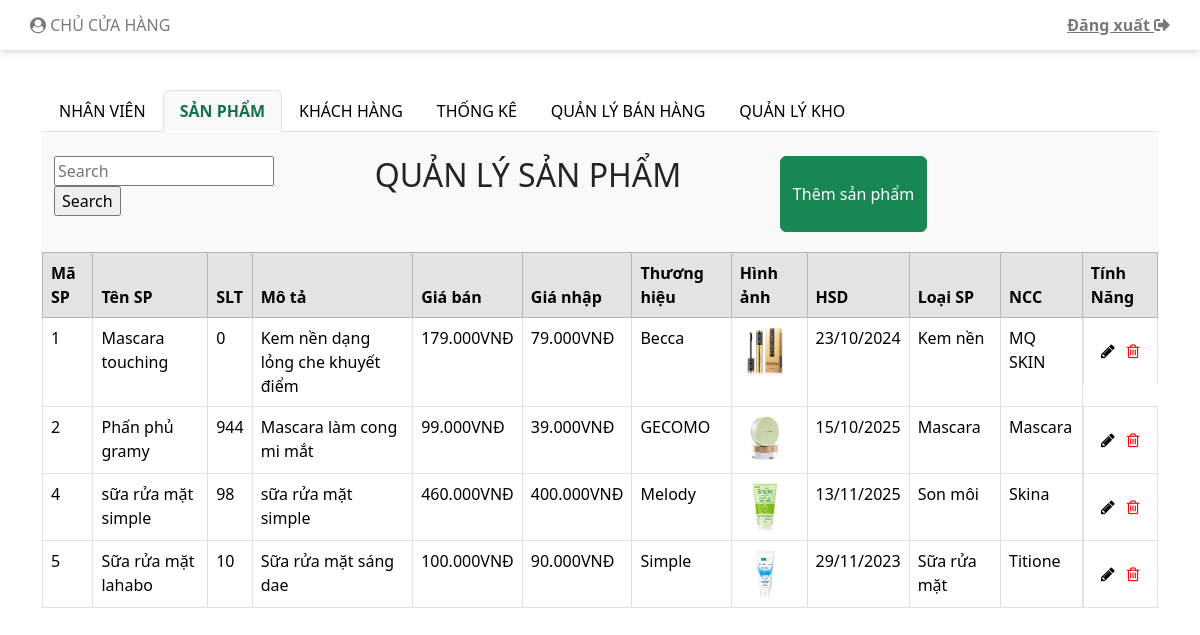
/indexAdmin.php?san-pham (signed in), run on an earlier commit of the app's database.
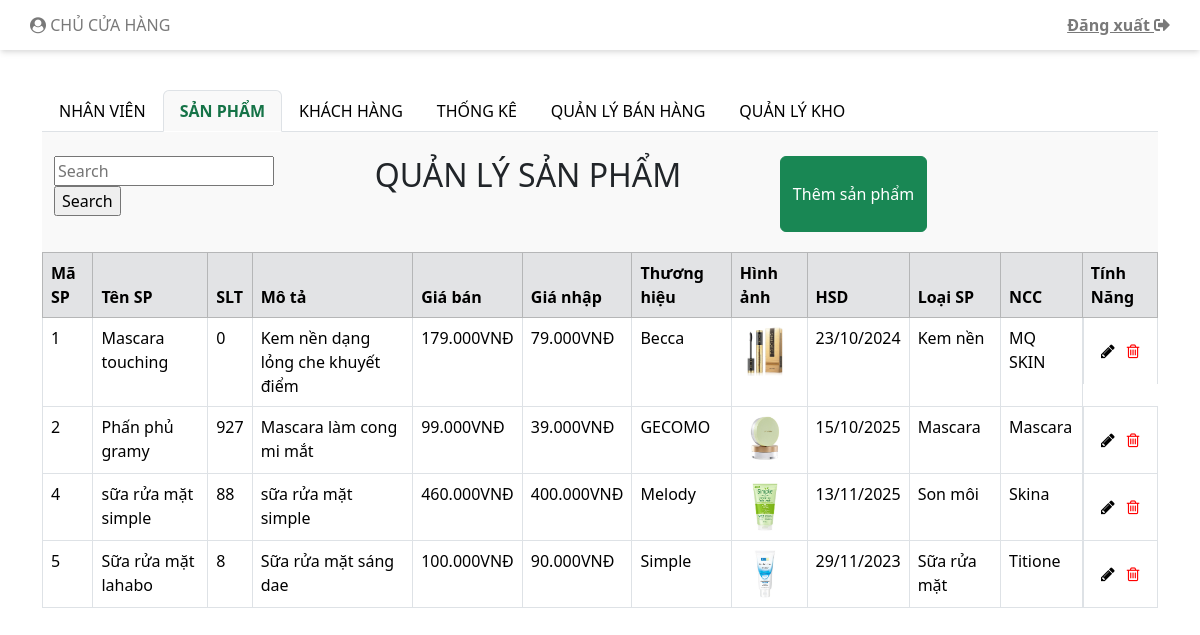
And on a later commit of the database.
### tables this page shows
CREATE TABLE `sanpham` (
  `MaSanPham` int(11) NOT NULL,
  `TenSanPham` varchar(100) NOT NULL,
  `SoLuongTon` int(11) NOT NULL DEFAULT 1,
  `MoTa` varchar(100) DEFAULT NULL,
  `GiaBan` double NOT NULL,
  `GiaNhap` double NOT NULL,
  `ThuongHieu` varchar(100) DEFAULT NULL,
  `HinhAnh` varchar(50) NOT NULL,
  `HanSuDung` date DEFAULT NULL,
  `LoaiSanPham` int(11) NOT NULL,
  `NhaCungCap` int(11) NOT NULL,
  `trangThai` tinyint(4) NOT NULL DEFAULT 1
);

### model/mProductAdmin.php (called while the page is built, shortened)
<?php
    include_once("connect.php");
    class MProductAdmin {
        function selectAllProducts() {
            $p = new ConnectDB();
            if ($p->connect_DB($con)) {
                $str = "SELECT * FROM sanpham";
                $tbl = mysqli_query($con, $str);
                return $tbl;
            } else {
                return false;
            }
        }
    }
?>

### model/connect.php (called while the page is built, shortened)
<?php
    class ConnectDB{
        function connect_DB(& $conn){
            $conn = mysqli_connect("localhost", "root", "", "mypham");
            if ($conn){
                mysqli_set_charset($conn, "utf8");
                return $conn;
            }else{
                return false;
            }
        }
    }
?>

### controller/cProductAdmin.php (called while the page is built, shortened)
<?php
    include_once("Model/mProductAdmin.php");
    class CProductAdmin{
        function getAllProducts(){
            $p = new MProductAdmin();
            $tbl = $p -> selectAllProducts();
            return $tbl;
        }
    }
?>

### indexAdmin.php (the view, shortened to what the changed rows need)
<!DOCTYPE html>
<html lang="en">
<head>
    <link rel="stylesheet" href="./css/styleAdmin.css">
    <link rel="stylesheet" href="https://use.fontawesome.com/releases/v5.8.2/css/all.css">
    <link href="https://cdn.jsdelivr.net/npm/bootstrap@5.3.2/dist/css/bootstrap.min.css" rel="stylesheet">
    <link rel="stylesheet" href="https://maxcdn.bootstrapcdn.com/font-awesome/4.7.0/css/font-awesome.min.css">
</head>
<body>
    <div class="container mt-3 body">
        <br>
        <div class="tab-content">
            <?php
            include_once("view/vProductAdmin.php");
            $c = new VProductAdmin();
            include_once("view/vCustomerAdmin.php");
            $d = new VCustomer();
            if (isset($_REQUEST['nhan-vien'])) {
                $p->viewAllEmployees();
            } elseif (isset($_REQUEST['san-pham'])) {
                $c->viewAllProducts();
            } elseif (isset($_REQUEST['khach-hang'])) {
                $d->viewAllCustomers();
            } elseif (isset($_REQUEST['btnSearchNV'])) {
                $p->viewAllEmployeeBySearch($_REQUEST['txtSearchNV']);
            } elseif (isset($_REQUEST['btnSearchSP'])) {
                $c->viewAllProductBySearch($_REQUEST['txtSearchSP']);
            } elseif (isset($_REQUEST['btnSearchKH'])) {
                $d->viewAllCustomerBySearch($_REQUEST['txtSearchKH']);
            } elseif (isset($_REQUEST["btnProdAct"])) {
                $c->showFormDelProduct();
                $c->showFormEditProduct();
            } elseif (isset($_REQUEST["btnEmpAct"])) {
                $p->showFormDelEmployee();
                $p->showFormEditEmployee();
            } elseif (isset($_REQUEST["btnCusAct"])) {
                $d->showFormDelCustomer();
            } elseif (isset($_REQUEST["thong-ke"])) {
                include("./thongke.php");
            } else {
                echo "<img class='img-admin' src='./img/admin.png' alt=''>";
            }
            ?>
        </div>
    </div>
</body>
</html>

### view/vProductAdmin.php (shortened to what the changed rows need)
<?php
    include_once("controller/cProductAdmin.php");
    class VProductAdmin{
        function viewAllProducts(){
            $p = new CProductAdmin();
            $tbl = $p -> getAllProducts();
            showProductAdmin($tbl);
        }
    }
    function showProductAdmin($tbl){
        if($tbl){
            if(mysqli_num_rows($tbl) >0){
                echo '
                <div id="san-pham" class="container tab-pane active"><br>
                <div class="row timKiem-them">
                    <div class="timKiem input-group mb-3 col-md-5">
                        <form action="#" method="get">
                                 <input type="text" name="txtSearchSP" size="18" placeholder = "Search" value = "';
                                 echo '" >
                                 <input type="submit" name="btnSearchSP" class="btnCus btnCus5" value="Search">
                        </form>
                    </div>
                    <div class="timKiem col-md-4">
                        <h2>QUẢN LÝ SẢN PHẨM</h2>
                    </div>
                    <div class="timKiem themNhanVien col-md-3">
                        <button type="button" class="btn btn-success" data-bs-toggle="modal" data-bs-target="#modalThemSP">
                            Thêm sản phẩm
                        </button>
                    </div>
                </div>
                </div>
                ';
                echo "<table class='prod_tbl'> <tr>";
                    echo'
                    <table class="table table-bordered table-hover " id="myTable">
                    <thead class="table-secondary">
                        <tr class="ex">
                            <th width="auto">Mã SP</th>
                            <th width="auto">Tên SP</th>
                            <th>SLT</th>
                            <th>Mô tả</th>
                            <th>Giá bán</th>
                            <th>Giá nhập</th>
                            <th>Thương hiệu</th>
                            <th>Hình ảnh</th>
                            <th>HSD</th>
                            <th>Loại SP</th>
                            <th>NCC</th>
                            <th class="tinh-nang">Tính Năng</th>
                        </tr>
                    </thead>
                    ';
                    while($row = mysqli_fetch_assoc($tbl)){
                        if($row["trangThai"] == 1){
                            echo "<tr >";
                            echo "<td>".$row["MaSanPham"]."</td>";
                            echo "<td>".$row["TenSanPham"]."</td>";
                            echo "<td>".$row["SoLuongTon"]."</td>";
                            echo "<td>".$row["MoTa"]."</td>";
                            echo "<td>".number_format($row["GiaBan"], 0,".", ".")."VNĐ</td>";
                            echo "<td>".number_format($row["GiaNhap"], 0,".", ".")."VNĐ</td>";
                            echo "<td>".$row["ThuongHieu"]."</td>";
                            echo "<td>"."<img src='Image/".$row["HinhAnh"]."' alt='".$row["HinhAnh"]."' width= '50px' height= '50px'>"."</td>";
                            echo "<td>".date("d/m/Y", strtotime($row["HanSuDung"]))."</td>";
                            echo "<td>";
                            if ($row["LoaiSanPham"] == 1) {
                                echo "Kem nền";
                            } elseif ($row["LoaiSanPham"] == 2) {
                                echo "Mascara";
                            } elseif ($row["LoaiSanPham"] == 3) {
                                echo "Phấn phủ";
                            } elseif ($row["LoaiSanPham"] == 4) {
                                echo "Son môi";
                            } elseif ($row["LoaiSanPham"] == 5) {
                                echo "Sữa rửa mặt";
                            } elseif ($row["LoaiSanPham"] == 6) {
                                echo "KCN";
                            } else{
                                echo "Loại khác";
                                echo"</td>";
                            }
                            echo "<td>";
                            if ($row["NhaCungCap"] == 1) {
                                echo "MQ SKIN";
                            } elseif ($row["NhaCungCap"] == 2) {
                                echo "Mascara";
                            } elseif ($row["NhaCungCap"] == 3) {
                                echo "Naunau";
                            } elseif ($row["NhaCungCap"] == 4) {
                                echo "Skina";
                            } elseif ($row["NhaCungCap"] == 5) {
                                echo "Titione";
                            } else{
                                echo "Khác";
                                echo"</td>";
                            }
                            echo "<td style = 'display: flex; justify-content: center;  padding: 20px 0;'>
                                    <form action='#' method='get'>
                                        <input type='hidden' name='MaSanPham' value='" . $row["MaSanPham"] . "'>
                                        <button class='btnCus btn2 edit' type='submit' value='edit' name= 'btnProdAct'>
                                            <i class='fa fa-pencil' aria-hidden='true'></i>
                                        </button>
                                    </form>
                                    <form action='#' method='get'onsubmit='return confirmDelete();'>
                                        <input type='hidden' name='MaSanPham' value='" . $row["MaSanPham"] . "'>
                                        <button class='btnCus btn2 delete' type='submit' value='delete' name= 'btnProdAct'>
                                            <i class='fa fa-trash-o' aria-hidden='true'></i>
                                        </button>
                                    </form>
                                </td>";
                            echo "</tr>";
                        }
                    }
                    echo "</table>";
        }else{
            echo"Không tìm thấy sản phẩm!";
            echo header("refresh: 5; url='indexAdmin.php?san-pham'");
        }
    }
    }
?>

What changed in the data, as far as the page shows it:
changed sanpham "Phấn phủ gramy": SoLuongTon "944" → "927"
changed sanpham "sữa rửa mặt simple": SoLuongTon "98" → "88"
changed sanpham "Sữa rửa mặt lahabo": SoLuongTon "10" → "8"
